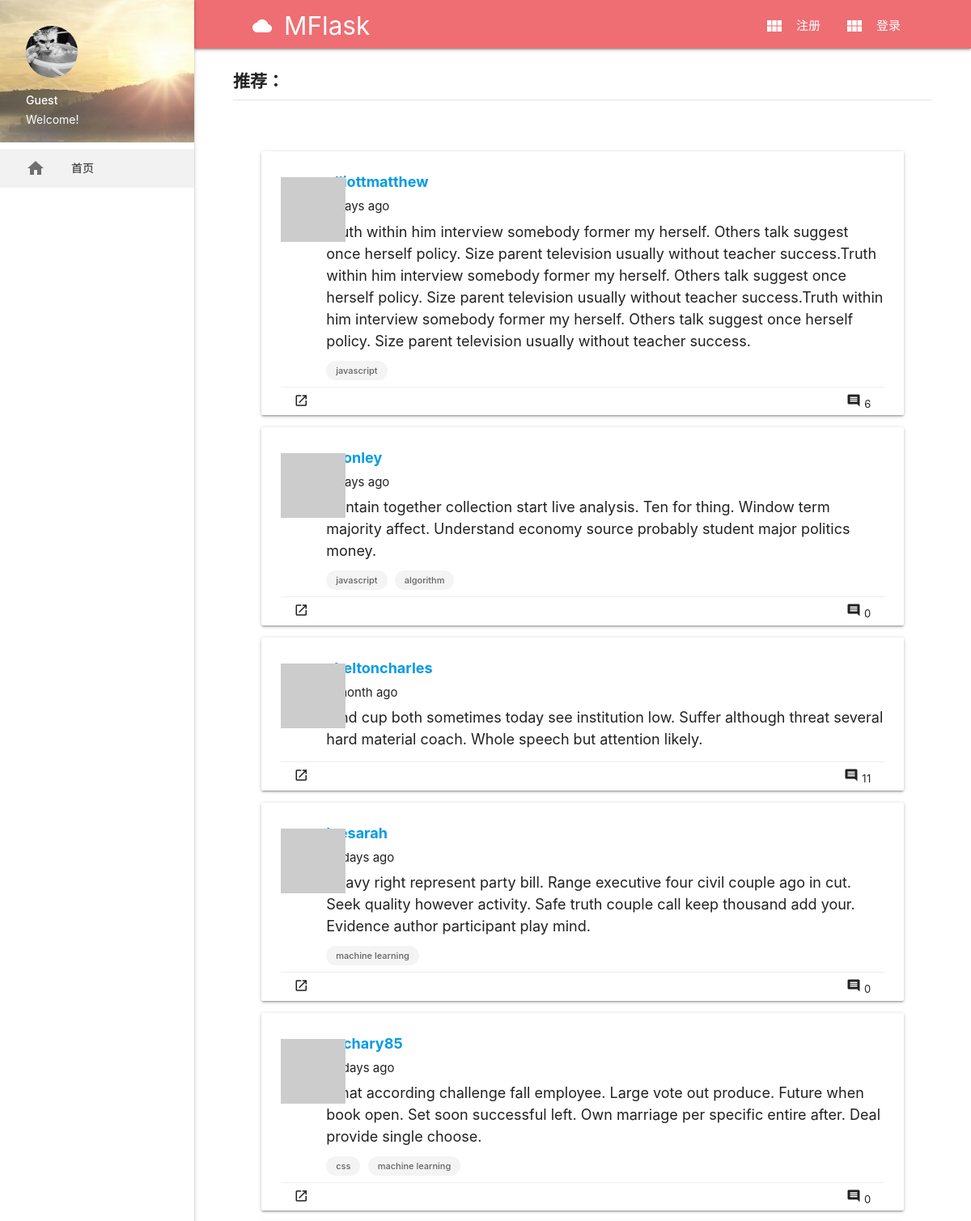
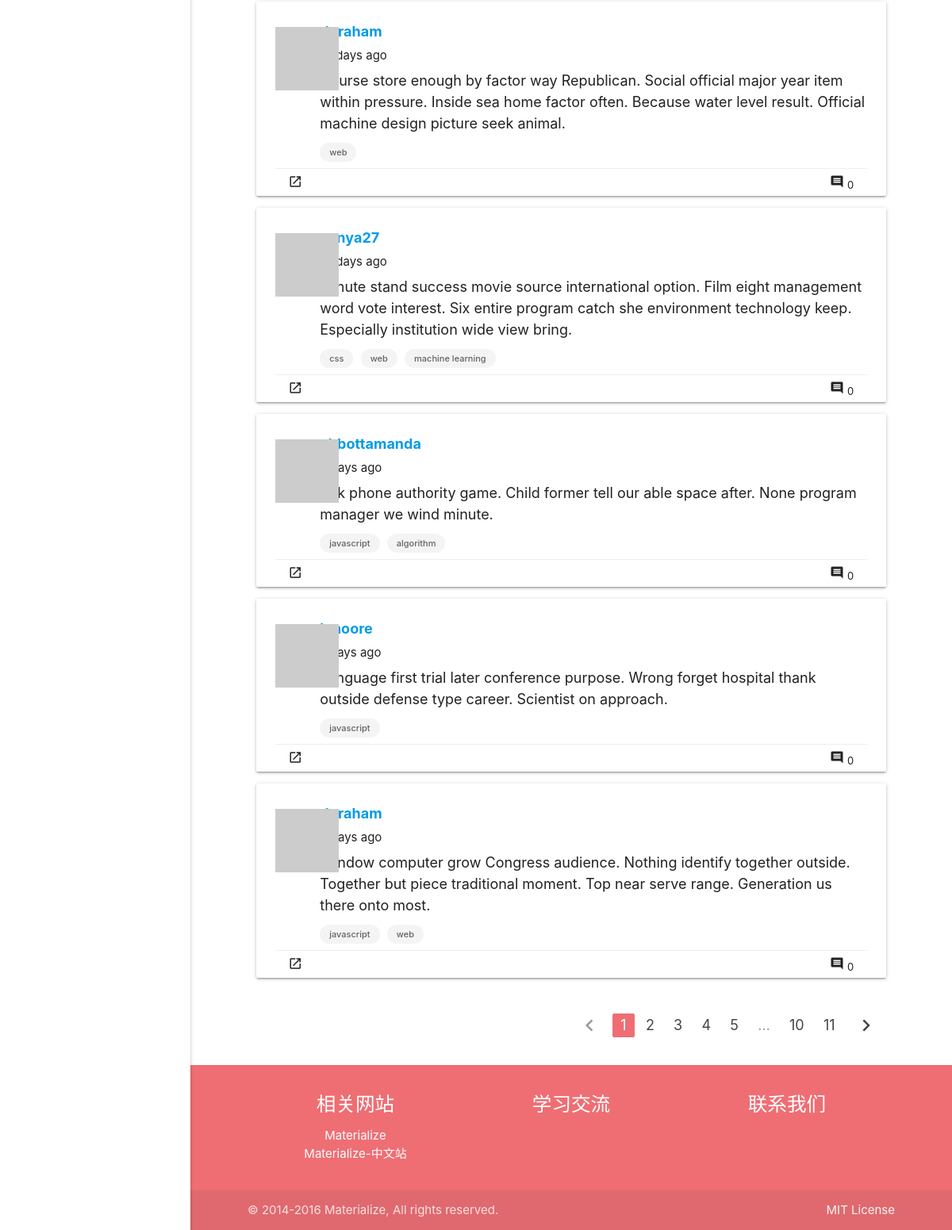
The app's page /recommended, older data (2 pictures, top to bottom).
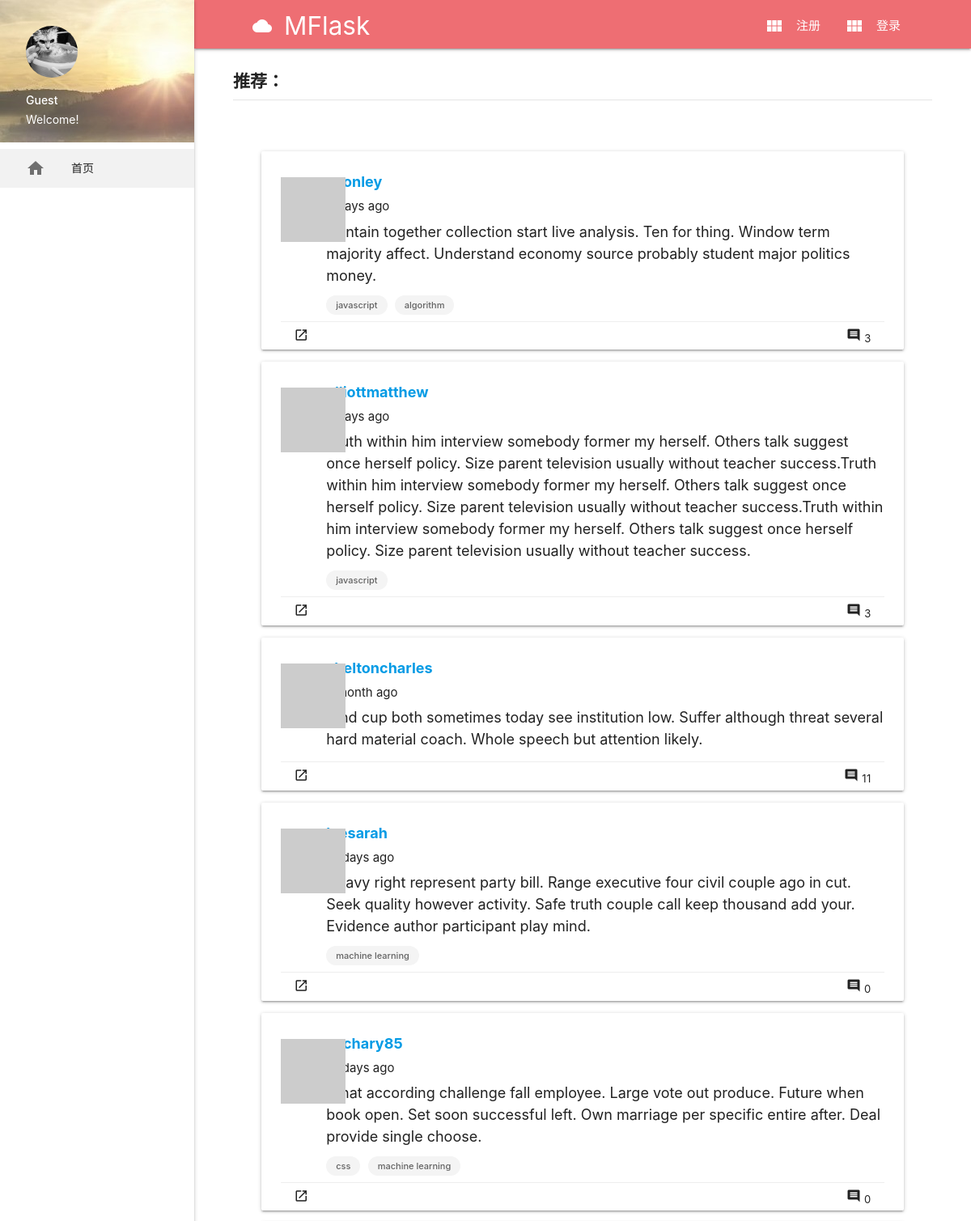
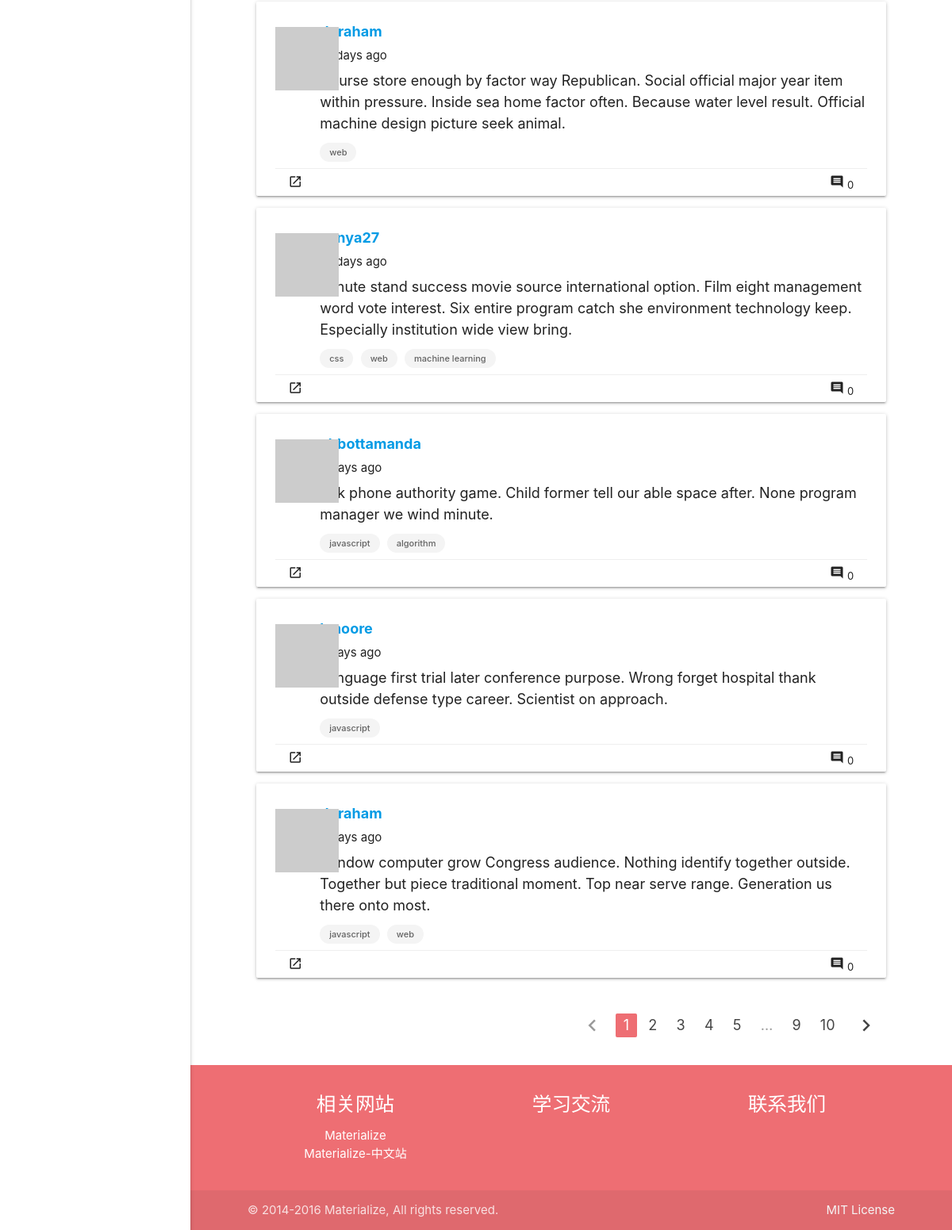
The same page, newer data (2 pictures, top to bottom).
### app/models.py (models this page shows, shortened)
class Post(db.Model):
    __tablename__ = 'posts'
    id = db.Column(db.Integer, primary_key=True)
    body = db.Column(db.Text)
    timestamp = db.Column(db.DateTime, index=True, default=datetime.utcnow)
    author_id = db.Column(db.Integer, db.ForeignKey('users.id'))
    rank = db.Column(db.Float, default=0, index=True)
    comments = db.relationship('Comment', backref='post', lazy='dynamic')
    tags = db.relationship('Tag',
                           secondary=posttags,
                           backref=db.backref('posts', lazy='dynamic'),
                           lazy='dynamic')
    def generate_rank(self):
        likers = len(self.likers.all())
        collectors = len(self.collectors.all())
        comments = len(self.comments.all())
        tag_rank = 0
        for tag in self.tags:
            tag.generate_rank()
            tag_rank += tag.rank/(len(self.tags.all()))
        rank = tag_rank * 0.3 + collectors * 0.3 + comments * 0.25 + likers * 0.15
        self.rank = rank
        db.session.add(self)
        db.session.commit()
    @staticmethod
    def ranks():
        for post in Post.query.all():
            post.generate_rank()

class User(UserMixin, db.Model):
    __tablename__ = 'users'
    id = db.Column(db.Integer, primary_key=True)
    email = db.Column(db.String(64), unique=True, index=True)
    username = db.Column(db.String(64), unique=True, index=True)
    role_id = db.Column(db.Integer, db.ForeignKey('roles.id'))
    password_hash = db.Column(db.String(128))
    confirmed = db.Column(db.Boolean, default=False)
    name = db.Column(db.String(64))
    location = db.Column(db.String(64))
    about_me = db.Column(db.Text())
    member_since = db.Column(db.DateTime(), default=datetime.utcnow)
    last_seen = db.Column(db.DateTime(), default=datetime.utcnow)
    avatar_hash = db.Column(db.String(32))
    posts = db.relationship('Post', backref='author', lazy='dynamic')
    followed = db.relationship('Follow',
                               foreign_keys=[Follow.follower_id],
                               backref=db.backref('follower', lazy='joined'),
                               lazy='dynamic',
                               cascade='all, delete-orphan')
    followers = db.relationship('Follow',
                                foreign_keys=[Follow.followed_id],
                                backref=db.backref('followed', lazy='joined'),
                                lazy='dynamic',
                                cascade='all, delete-orphan')
    comments = db.relationship('Comment', backref='author', lazy='dynamic')
    collections = db.relationship('Post',
                                  secondary=collect,
                                  backref=db.backref('collectors', lazy='dynamic'),
                                  lazy='dynamic')
    liked_posts = db.relationship('Post',
                                  secondary=like,
                                  backref=db.backref('likers', lazy='dynamic'),
                                  lazy='dynamic')
    items = db.relationship('Item', backref='author', cascade='all')
    @property
    def password(self):
        raise AttributeError('password is not a readable attribute')
    def gravatar(self, size=100, default='identicon', rating='g'):
        url = 'https://secure.gravatar.com/avatar'
        hash = self.avatar_hash or self.gravatar_hash()
        return '{url}/{hash}?s={size}&d={default}&r={rating}'.format(
            url=url, hash=hash, size=size, default=default, rating=rating)
    def collect(self, post):
        if not self.is_collecting(post):
            self.collections.append(post)
            db.session.add(self)
    def like(self, post):
        if not self.is_liking(post):
            self.liked_posts.append(post)
            db.session.add(self)

class Tag(db.Model):
    __tablename__ = 'tags'
    id = db.Column(db.Integer, primary_key=True)
    name = db.Column(db.String(64))
    rank = db.Column(db.Integer, default=0)
    def generate_rank(self):
        rank = len(self.posts.all())
        self.rank=rank
        db.session.add(self)
        db.session.commit()

### app/main/views.py (the view)
@main.route('/recommended')
def recommended():
    Post.ranks()
    page = request.args.get('page', 1, type=int)
    pagination = Post.query.order_by(Post.rank.desc()).paginate(
        page, per_page=current_app.config['FLASKY_POSTS_PER_PAGE'], error_out=False)
    posts = pagination.items
    return render_template('recommended.html', posts=posts, pagination=pagination, endpoint='.recommended')

### app/auth/views.py (called while the page is built)
@auth.before_app_request
def before_request():
    if current_user.is_authenticated:
        current_user.ping()
        if not current_user.confirmed \
                and request.endpoint \
                and request.blueprint != 'auth'\
                and request.endpoint != 'static':
            return redirect(url_for('auth.unconfirmed'))

### app/main/__init__.py (called while the page is built)
@main.app_context_processor
def inject_permissions():
    return dict(Permission=Permission)

### app/models.py (called while the page is built)
    def is_administrator(self):
        return False

### app/templates/recommended.html (shortened to what this page needs)
{% extends "base.html" %}
{% import "_macros.html" as macros %}
{% block content %}
<main>
    <div class="row page-header">
        <p>推荐：</p>
    </div>
    <div class="container">
        <div class="row">
            <ul class="col s12 m12 l12 posts">
                {% for post in posts %}
                {% include '_post.html' %}
                {% endfor %}
            </ul>
            {% if pagination %}
            <div class="col s12 m12 l12 pagination">
                {{ macros.pagination_widget(pagination, endpoint) }}
            </div>
            {% endif %}
        </div>
    </div>
</main>
{% endblock %}

### app/templates/_post.html (shortened to what this page needs)
<div class="card post-card">
    <div class="post-thumbnail">
        <a href="{{ url_for('.user', username=post.author.username) }}">
            <img class="profile-thumbnail" src="{{ post.author.gravatar(size=40) }}">
        </a>
    </div>
    <div class="post-content">
        <div class="post-author"><a href="{{ url_for('.user', username=post.author.username) }}">{{ post.author.username }}</a></div>
        <div class="post-date">{{ moment(post.timestamp).fromNow() }}</div>
        <div class="post-body">{{ post.body }}</div>
        {% for tag in post.tags %}
        <a href="{{ url_for('.tag', tagname=tag.name) }}" class="chip">{{ tag.name }}</a>
        {% endfor %}
    </div>
    <div class="post-footer">
        <ul class="">
            <a class="waves-effect waves-teal btn-small btn-flat" href="{{ url_for('.post', id=post.id) }}">
                <i class="material-icons">launch</i>
            </a>
            <a class="waves-effect waves-teal btn-small btn-flat right" href="{{ url_for('.post', id=post.id) }}">
                <i class="material-icons" id="collect-btn">comment</i>
                <span class="comment-num">{{ post.comments.count() }}</span>
            </a>
        </ul>
    </div>
</div>

Row changes from the older to the newer data that the page shows:
shown differently, row unchanged: Post "sconley": comments.count "0" → "3"; moves up the list
changed Post "elliottmatthew": comments.count "6" → "3"
Text that changed along with them:
new list line: "9"
list line gone: "11"
